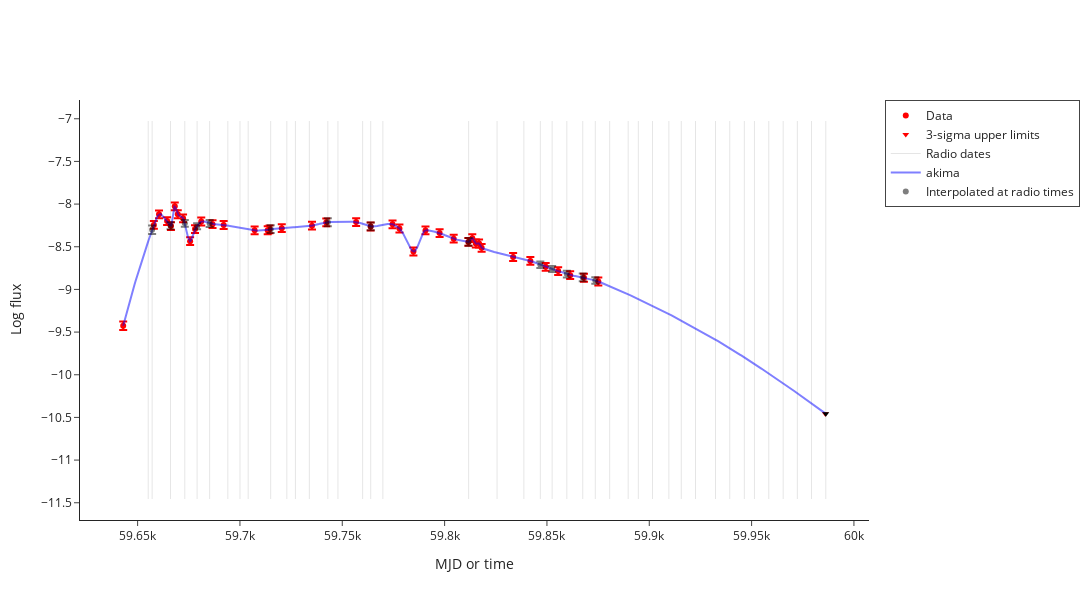

The cell this chart's notebook holds for it:
### Markdown cell above
# Interpolation

### Code cell
interpolated_data = make_interpolated_Lr_Lx_df(radio_df, xray_df, source_df, plotly=True)

### Figure 1 — Plotly figure (JSON) as saved in the notebook; plotly's stock layout.template omitted (floating-point values rounded to 4 significant figures; data arrays with more than 128 entries replaced by an {"elided": "..."} marker saying what was removed)
{"data": [{"error_y": {"array": [0.04987, 0.04579, 0.04578, 0.04578, 0.04579, 0.04576, 0.04578, 0.0458, 0.04582, 0.04581, 0.0458, 0.04579, 0.04585, 0.04592, 0.04581, 0.04585, 0.04594, 0.04586, 0.04584, 0.04587, 0.04585, 0.04596, 0.04587, 0.04595, 0.04589, 0.04581, 0.04594, 0.0459, 0.04579, 0.04672, 0.0458, 0.04594, 0.04604, 0.04598, 0.04585, 0.04594, 0.04597, 0.046, 0.04606], "type": "data", "visible": true}, "marker": {"color": "red"}, "mode": "markers", "name": "Data", "type": "scatter", "x": [59640.0, 59660.0, 59660.0, 59660.0, 59670.0, 59670.0, 59670.0, 59670.0, 59680.0, 59680.0, 59680.0, 59690.0, 59690.0, 59710.0, 59710.0, 59710.0, 59720.0, 59740.0, 59740.0, 59760.0, 59760.0, 59770.0, 59780.0, 59780.0, 59790.0, 59800.0, 59800.0, 59810.0, 59810.0, 59820.0, 59820.0, 59820.0, 59830.0, 59840.0, 59850.0, 59860.0, 59860.0, 59870.0, 59880.0], "y": [-9.425, -8.244, -8.12, -8.199, -8.257, -8.026, -8.119, -8.167, -8.434, -8.293, -8.204, -8.236, -8.245, -8.308, -8.306, -8.296, -8.282, -8.253, -8.215, -8.211, -8.263, -8.237, -8.287, -8.556, -8.309, -8.34, -8.406, -8.444, -8.399, -8.461, -8.462, -8.513, -8.62, -8.666, -8.735, -8.785, -8.833, -8.863, -8.907]}, {"marker": {"color": "red", "symbol": "triangle-down"}, "mode": "markers", "name": "3-sigma upper limits", "type": "scatter", "x": [59990.0], "y": [-10.46]}, {"line": {"color": "black", "dash": "solid", "width": 1}, "mode": "lines", "name": "Radio dates", "opacity": 0.1, "showlegend": true, "type": "scatter", "x": [59660.0, 59660.0], "y": [-11.46, -7.026]}, {"line": {"color": "black", "dash": "solid", "width": 1}, "mode": "lines", "opacity": 0.1, "showlegend": false, "type": "scatter", "x": [59660.0, 59660.0], "y": [-11.46, -7.026]}, {"line": {"color": "black", "dash": "solid", "width": 1}, "mode": "lines", "opacity": 0.1, "showlegend": false, "type": "scatter", "x": [59670.0, 59670.0], "y": [-11.46, -7.026]}, {"line": {"color": "black", "dash": "solid", "width": 1}, "mode": "lines", "opacity": 0.1, "showlegend": false, "type": "scatter", "x": [59670.0, 59670.0], "y": [-11.46, -7.026]}, {"line": {"color": "black", "dash": "solid", "width": 1}, "mode": "lines", "opacity": 0.1, "showlegend": false, "type": "scatter", "x": [59680.0, 59680.0], "y": [-11.46, -7.026]}, {"line": {"color": "black", "dash": "solid", "width": 1}, "mode": "lines", "opacity": 0.1, "showlegend": false, "type": "scatter", "x": [59690.0, 59690.0], "y": [-11.46, -7.026]}, {"line": {"color": "black", "dash": "solid", "width": 1}, "mode": "lines", "opacity": 0.1, "showlegend": false, "type": "scatter", "x": [59690.0, 59690.0], "y": [-11.46, -7.026]}, {"line": {"color": "black", "dash": "solid", "width": 1}, "mode": "lines", "opacity": 0.1, "showlegend": false, "type": "scatter", "x": [59700.0, 59700.0], "y": [-11.46, -7.026]}, {"line": {"color": "black", "dash": "solid", "width": 1}, "mode": "lines", "opacity": 0.1, "showlegend": false, "type": "scatter", "x": [59700.0, 59700.0], "y": [-11.46, -7.026]}, {"line": {"color": "black", "dash": "solid", "width": 1}, "mode": "lines", "opacity": 0.1, "showlegend": false, "type": "scatter", "x": [59720.0, 59720.0], "y": [-11.46, -7.026]}, {"line": {"color": "black", "dash": "solid", "width": 1}, "mode": "lines", "opacity": 0.1, "showlegend": false, "type": "scatter", "x": [59720.0, 59720.0], "y": [-11.46, -7.026]}, {"line": {"color": "black", "dash": "solid", "width": 1}, "mode": "lines", "opacity": 0.1, "showlegend": false, "type": "scatter", "x": [59730.0, 59730.0], "y": [-11.46, -7.026]}, {"line": {"color": "black", "dash": "solid", "width": 1}, "mode": "lines", "opacity": 0.1, "showlegend": false, "type": "scatter", "x": [59730.0, 59730.0], "y": [-11.46, -7.026]}, {"line": {"color": "black", "dash": "solid", "width": 1}, "mode": "lines", "opacity": 0.1, "showlegend": false, "type": "scatter", "x": [59740.0, 59740.0], "y": [-11.46, -7.026]}, {"line": {"color": "black", "dash": "solid", "width": 1}, "mode": "lines", "opacity": 0.1, "showlegend": false, "type": "scatter", "x": [59750.0, 59750.0], "y": [-11.46, -7.026]}, {"line": {"color": "black", "dash": "solid", "width": 1}, "mode": "lines", "opacity": 0.1, "showlegend": false, "type": "scatter", "x": [59760.0, 59760.0], "y": [-11.46, -7.026]}, {"line": {"color": "black", "dash": "solid", "width": 1}, "mode": "lines", "opacity": 0.1, "showlegend": false, "type": "scatter", "x": [59760.0, 59760.0], "y": [-11.46, -7.026]}, {"line": {"color": "black", "dash": "solid", "width": 1}, "mode": "lines", "opacity": 0.1, "showlegend": false, "type": "scatter", "x": [59770.0, 59770.0], "y": [-11.46, -7.026]}, {"line": {"color": "black", "dash": "solid", "width": 1}, "mode": "lines", "opacity": 0.1, "showlegend": false, "type": "scatter", "x": [59810.0, 59810.0], "y": [-11.46, -7.026]}, {"line": {"color": "black", "dash": "solid", "width": 1}, "mode": "lines", "opacity": 0.1, "showlegend": false, "type": "scatter", "x": [59830.0, 59830.0], "y": [-11.46, -7.026]}, {"line": {"color": "black", "dash": "solid", "width": 1}, "mode": "lines", "opacity": 0.1, "showlegend": false, "type": "scatter", "x": [59840.0, 59840.0], "y": [-11.46, -7.026]}, {"line": {"color": "black", "dash": "solid", "width": 1}, "mode": "lines", "opacity": 0.1, "showlegend": false, "type": "scatter", "x": [59850.0, 59850.0], "y": [-11.46, -7.026]}, {"line": {"color": "black", "dash": "solid", "width": 1}, "mode": "lines", "opacity": 0.1, "showlegend": false, "type": "scatter", "x": [59850.0, 59850.0], "y": [-11.46, -7.026]}, {"line": {"color": "black", "dash": "solid", "width": 1}, "mode": "lines", "opacity": 0.1, "showlegend": false, "type": "scatter", "x": [59860.0, 59860.0], "y": [-11.46, -7.026]}, {"line": {"color": "black", "dash": "solid", "width": 1}, "mode": "lines", "opacity": 0.1, "showlegend": false, "type": "scatter", "x": [59870.0, 59870.0], "y": [-11.46, -7.026]}, {"line": {"color": "black", "dash": "solid", "width": 1}, "mode": "lines", "opacity": 0.1, "showlegend": false, "type": "scatter", "x": [59870.0, 59870.0], "y": [-11.46, -7.026]}, {"line": {"color": "black", "dash": "solid", "width": 1}, "mode": "lines", "opacity": 0.1, "showlegend": false, "type": "scatter", "x": [59880.0, 59880.0], "y": [-11.46, -7.026]}, {"line": {"color": "black", "dash": "solid", "width": 1}, "mode": "lines", "opacity": 0.1, "showlegend": false, "type": "scatter", "x": [59890.0, 59890.0], "y": [-11.46, -7.026]}, {"line": {"color": "black", "dash": "solid", "width": 1}, "mode": "lines", "opacity": 0.1, "showlegend": false, "type": "scatter", "x": [59890.0, 59890.0], "y": [-11.46, -7.026]}, {"line": {"color": "black", "dash": "solid", "width": 1}, "mode": "lines", "opacity": 0.1, "showlegend": false, "type": "scatter", "x": [59900.0, 59900.0], "y": [-11.46, -7.026]}, {"line": {"color": "black", "dash": "solid", "width": 1}, "mode": "lines", "opacity": 0.1, "showlegend": false, "type": "scatter", "x": [59910.0, 59910.0], "y": [-11.46, -7.026]}, {"line": {"color": "black", "dash": "solid", "width": 1}, "mode": "lines", "opacity": 0.1, "showlegend": false, "type": "scatter", "x": [59920.0, 59920.0], "y": [-11.46, -7.026]}, {"line": {"color": "black", "dash": "solid", "width": 1}, "mode": "lines", "opacity": 0.1, "showlegend": false, "type": "scatter", "x": [59920.0, 59920.0], "y": [-11.46, -7.026]}, {"line": {"color": "black", "dash": "solid", "width": 1}, "mode": "lines", "opacity": 0.1, "showlegend": false, "type": "scatter", "x": [59930.0, 59930.0], "y": [-11.46, -7.026]}, {"line": {"color": "black", "dash": "solid", "width": 1}, "mode": "lines", "opacity": 0.1, "showlegend": false, "type": "scatter", "x": [59940.0, 59940.0], "y": [-11.46, -7.026]}, {"line": {"color": "black", "dash": "solid", "width": 1}, "mode": "lines", "opacity": 0.1, "showlegend": false, "type": "scatter", "x": [59950.0, 59950.0], "y": [-11.46, -7.026]}, {"line": {"color": "black", "dash": "solid", "width": 1}, "mode": "lines", "opacity": 0.1, "showlegend": false, "type": "scatter", "x": [59950.0, 59950.0], "y": [-11.46, -7.026]}, {"line": {"color": "black", "dash": "solid", "width": 1}, "mode": "lines", "opacity": 0.1, "showlegend": false, "type": "scatter", "x": [59960.0, 59960.0], "y": [-11.46, -7.026]}, {"line": {"color": "black", "dash": "solid", "width": 1}, "mode": "lines", "opacity": 0.1, "showlegend": false, "type": "scatter", "x": [59970.0, 59970.0], "y": [-11.46, -7.026]}, {"line": {"color": "black", "dash": "solid", "width": 1}, "mode": "lines", "opacity": 0.1, "showlegend": false, "type": "scatter", "x": [59970.0, 59970.0], "y": [-11.46, -7.026]}, {"line": {"color": "black", "dash": "solid", "width": 1}, "mode": "lines", "opacity": 0.1, "showlegend": false, "type": "scatter", "x": [59980.0, 59980.0], "y": [-11.46, -7.026]}, {"line": {"color": "black", "dash": "solid", "width": 1}, "mode": "lines", "opacity": 0.1, "showlegend": false, "type": "scatter", "x": [59990.0, 59990.0], "y": [-11.46, -7.026]}, {"line": {"color": "blue", "dash": "solid"}, "mode": "lines", "name": "akima", "opacity": 0.5, "type": "scatter", "x": {"elided": "686 float values"}, "y": {"elided": "686 float values"}}, {"error_y": {"array": [NaN, 0.05029, 0.04116, 0.04081, 0.03509, 0.04159, NaN, NaN, NaN, 0.04452, NaN, NaN, NaN, 0.04676, NaN, NaN, 0.04526, NaN, 0.04562, NaN, NaN, 0.03738, 0.03527, 0.04053, 0.04514, 0.03835, NaN, NaN, NaN, NaN, NaN, NaN, NaN, NaN, NaN, NaN, NaN, NaN, NaN, NaN, NaN], "type": "data", "visible": true}, "marker": {"color": "black"}, "mode": "markers", "name": "Interpolated at radio times", "opacity": 0.5, "type": "scatter", "x": [59660.0, 59660.0, 59670.0, 59670.0, 59680.0, 59690.0, 59690.0, 59700.0, 59700.0, 59720.0, 59720.0, 59730.0, 59730.0, 59740.0, 59750.0, 59760.0, 59760.0, 59770.0, 59810.0, 59830.0, 59840.0, 59850.0, 59850.0, 59860.0, 59870.0, 59870.0, 59880.0, 59890.0, 59890.0, 59900.0, 59910.0, 59920.0, 59920.0, 59930.0, 59940.0, 59950.0, 59950.0, 59960.0, 59970.0, 59970.0, 59980.0], "y": [NaN, -8.302, -8.253, -8.226, -8.259, -8.227, NaN, NaN, NaN, -8.294, NaN, NaN, NaN, -8.212, NaN, NaN, -8.262, NaN, -8.443, NaN, NaN, -8.711, -8.761, -8.821, -8.86, -8.896, NaN, NaN, NaN, NaN, NaN, NaN, NaN, NaN, NaN, NaN, NaN, NaN, NaN, NaN, NaN]}, {"marker": {"color": "black", "symbol": "triangle-down"}, "mode": "markers", "showlegend": false, "type": "scatter", "x": [59990.0], "y": [-10.46]}], "layout": {"height": 600, "legend": {"borderwidth": 1}, "width": 1200, "xaxis": {"title": {"text": "MJD or time"}}, "yaxis": {"title": {"text": "Log flux"}}}}
